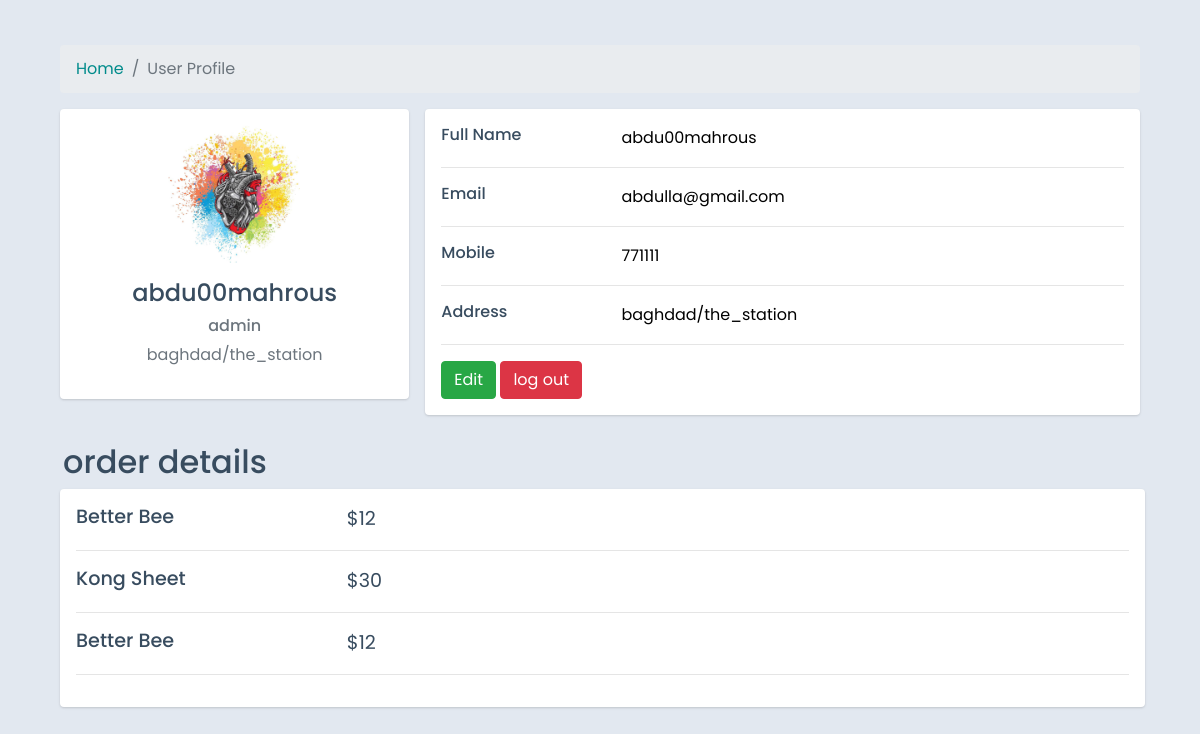
/profile (signed in), run on an earlier commit of the app's database.
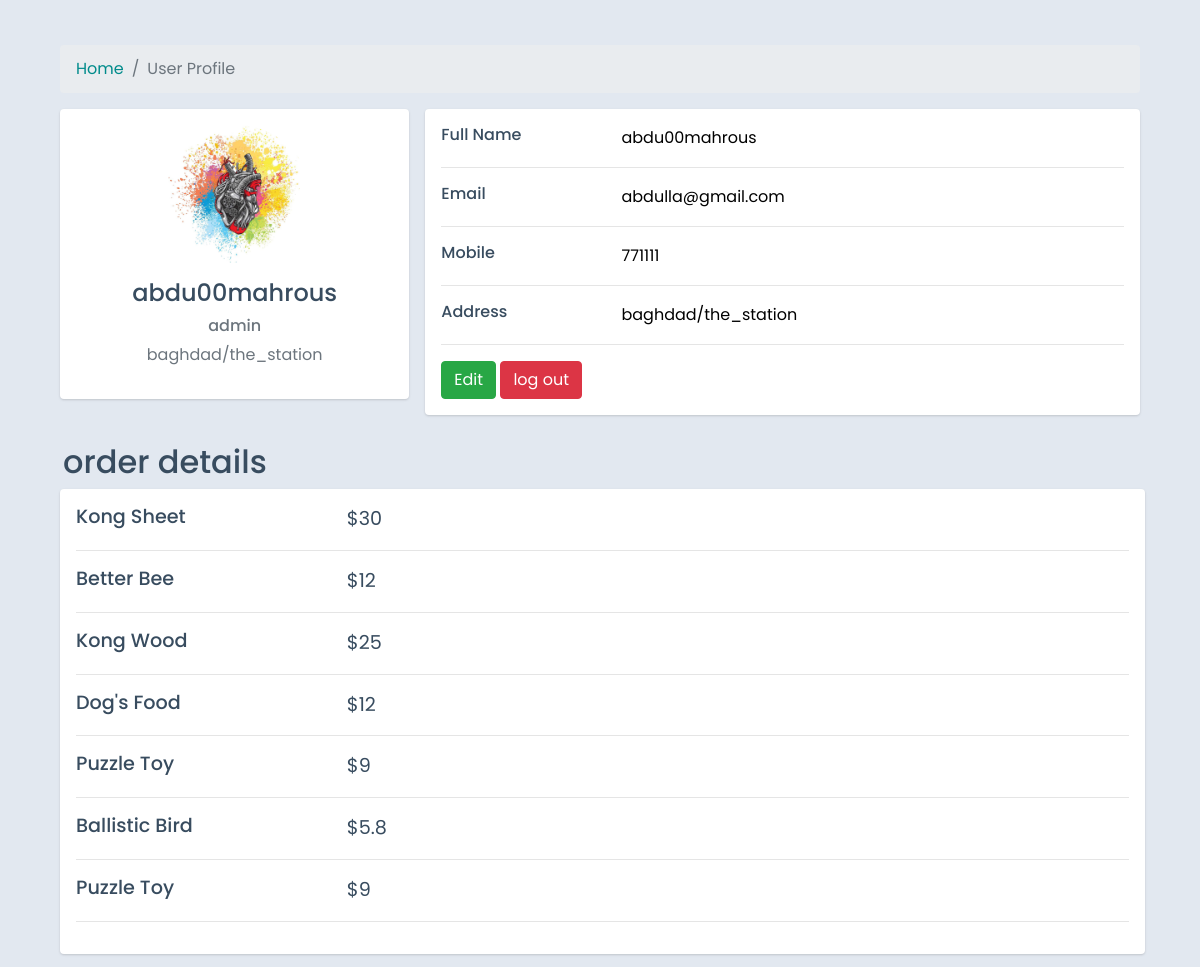
And on a later commit of the database.
### tables this page shows
CREATE TABLE "customers" (
	"id"	INTEGER,
	"fullname"	VARCHAR40,
	"username"	VARCHAR(50) NOT NULL,
	"password"	text NOT NULL,
	"email"	VARCHAR(50) NOT NULL UNIQUE,
	"phone"	integer NOT NULL UNIQUE,
	"governorate"	VARCHAR(30),
	"pic"	VARCHAR(200),
	"address"	VARCHAR(60),
	PRIMARY KEY("id" AUTOINCREMENT)
);

CREATE TABLE "cart" (
	"id"	INTEGER,
	"user_id"	INTEGER,
	"items_id"	INTEGER,
	"price"	INTEGER,
	"photo"	TEXT,
	"name"	VARCHAR(20),
	PRIMARY KEY("id" AUTOINCREMENT)
);

### app.py (the view, shortened to what this page needs)
@app.route('/profile',methods=['GET','POST'])
def profile():
    if not session.get("user_id",None):
        return render_template("sign-up.html")
    items = db.execute("SELECT * FROM cart WHERE user_id = ?", session.get("user_id"))
    customers = db.execute("SELECT * FROM customers WHERE id=?", session.get('user_id'))
    return render_template("profile.html",customers=customers,items=items)

### templates/profile.html (shortened to what this page needs)
<!DOCTYPE html>
<html lang="en">
<head>
    <link href="https://cdn.jsdelivr.net/npm/bootstrap@4.4.1/dist/css/bootstrap.min.css" rel="stylesheet">
</head>
<body>
    <div class="container">
        <div class="main-body">
            <nav aria-label="breadcrumb" class="main-breadcrumb">
                <ol class="breadcrumb">
                    <li class="breadcrumb-item"><a style="color: darkcyan !important;" href="/">Home</a></li>
                    <li class="breadcrumb-item active" aria-current="page">User Profile</li>
                </ol>
            </nav>
            {% if customers %} {% for customer in customers %}
            <div class="row gutters-sm">
                <div class="col-md-4 mb-3 mm">
                    <div class="card">
                        <div class="card-body">
                            <div class="d-flex flex-column align-items-center text-center">
                                <img src="../static/profile_img/{{ customer['pic'] }}" alt="Admin" class="rounded-circle" width="150">
                                <div class="mt-3">
                                    <h4>{{ customer['username'] }}</h4>
                                    <h6 class="text-muted font-size-sm">admin</h6>
                                    <p class="text-muted font-size-sm">{{ customer['address'] }}</p>
                                </div>
                            </div>
                        </div>
                    </div>
                </div>
                <div class="col-md-8">
                    <div class="card mb-3">
                        <div class="card-body">
                            <form method="POST" action="/profile" class="">
                                <div class="row">
                                    <div class="col-sm-3">
                                        <h6 class="mb-0">Full Name</h6>
                                    </div>
                                    <div class="col-sm-9 text-secondary">
                                        <input value="{{ customer['username'] }}" name="username" style="border: none;" type="text" placeholder="{{ customer['username'] }}">
                                    </div>
                                </div>
                                <hr>
                                <div class="row">
                                    <div class="col-sm-3">
                                        <h6 class="mb-0">Email</h6>
                                    </div>
                                    <div class="col-sm-9 text-secondary">
                                        <input value="{{ customer['email'] }}" name="email" style="border: none;" type="text" placeholder="{{ customer['email'] }}">
                                    </div>
                                </div>
                                <hr>
                                <div class="row">
                                    <div class="col-sm-3">
                                        <h6 class="mb-0">Mobile</h6>
                                    </div>
                                    <div class="col-sm-9 text-secondary">
                                        <input value="{{ customer['phone'] }}" name="phone" style="border: none;" placeholder="{{ customer['phone'] }}" type="text" name="" id="">
                                    </div>
                                </div>
                                <hr>
                                <div class="row">
                                    <div class="col-sm-3">
                                        <h6 class="mb-0">Address</h6>
                                    </div>
                                    <div class="col-sm-9 text-secondary">
                                        <input value="{{ customer['address'] }}" name="address" style="border: none;" placeholder="{{ customer['address'] }}" type="text">
                                    </div>
                                </div>
                                <hr>
                                <div class="row">
                                    <div class="col-sm-12">
                                        <button type="submit" class="btn btn-success">Edit</button>
                                        <a class="btn btn-info  btn-danger" target="" href="/log_out">log out</a>
                                    </div>
                                </div>
                            </form>
                        </div>
                    </div>
                </div>
            </div>
            {% endfor %} {% endif %}
        </div>
        <h2 class="order-title">
            order details
        </h2>
        <div class="col-md-8">
            <div style="width: 1085px !important;" class="card mb-3">
                <div class="card-body order-details">
                    {% if items %} {% for item in items %}
                    <div class="row ">
                        <div class="col-sm-3 ">
                            <h6 class="price mb-0 ">{{ item['name'] }}</h6>
                        </div>
                        <div class="price col-sm-9 text-secondary ">
                            ${{ item['price'] }}
                        </div>
                    </div>
                    <hr> {% else %} no products added yet {% endfor %} {% endif %}
                </div>
            </div>
        </div>
</body>
</html>

### templates/profile.html (style rules this page uses)
body { color: #384C5F; font-family: "Poppins", sans-serif; overflow-x: hidden; margin-top: 30px; text-align: left; background-color: #e2e8f0; }
.main-body { padding: 15px; }
.card { box-shadow: 0 1px 3px 0 rgba(0, 0, 0, .1), 0 1px 2px 0 rgba(0, 0, 0, .06); }
.card { position: relative; display: flex; flex-direction: column; min-width: 0; word-wrap: break-word; background-color: #fff; background-clip: border-box; border: 0 solid rgba(0, 0, 0, .125); border-radius: .25rem; }
.card-body { flex: 1 1 auto; min-height: 1px; padding: 1rem; }
.gutters-sm { margin-right: -8px; margin-left: -8px; }
.gutters-sm>.col, .gutters-sm>[class*=col-] { padding-right: 8px; padding-left: 8px; }
.mb-3, .my-3 { margin-bottom: 0.8rem !important; }
.order-title { margin-left: 18px; }
.price { color: #384C5F !important; font-size: larger; }

What changed in the data, as far as the page shows it:
removed cart: name "Better Bee", price "12"
added cart: name "Kong Wood", price "25"
added cart: name "Dog's Food", price "12"
added cart: name "Puzzle Toy", price "9"
added cart: name "Ballistic Bird", price "5.8"
added cart: name "Puzzle Toy", price "9"
